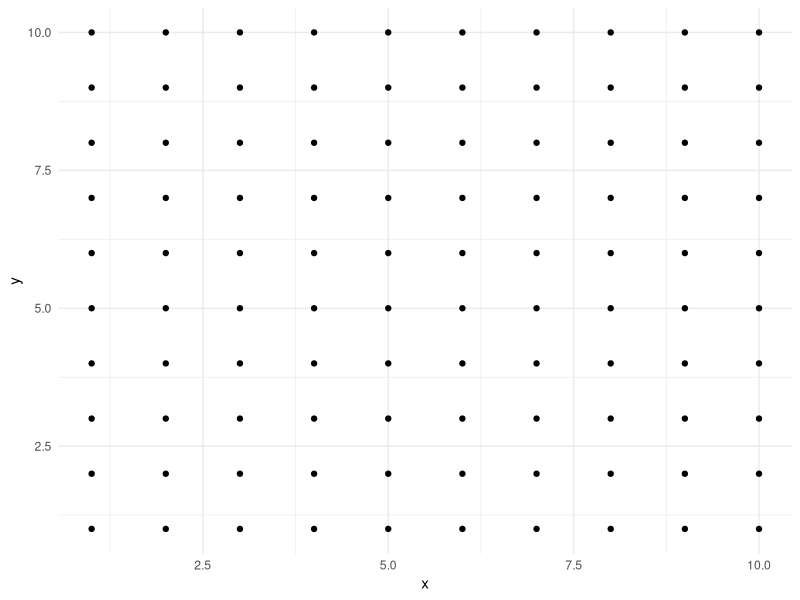
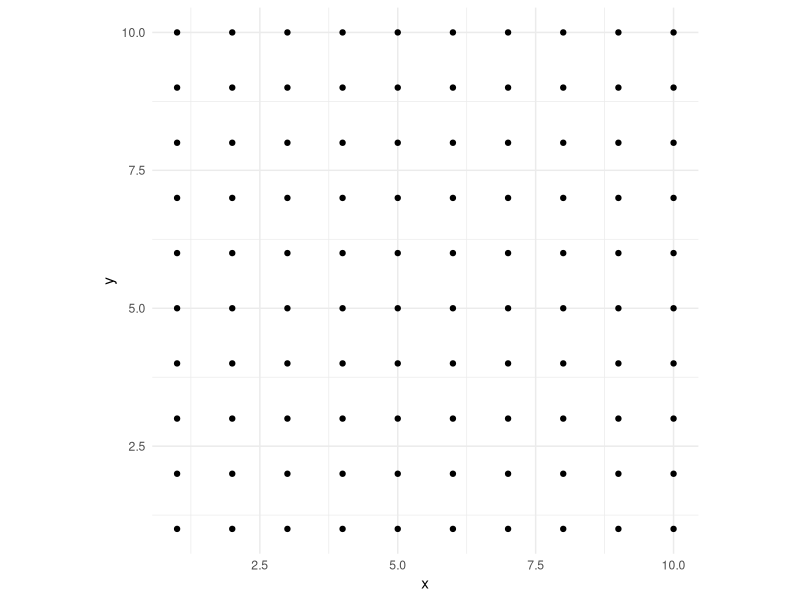
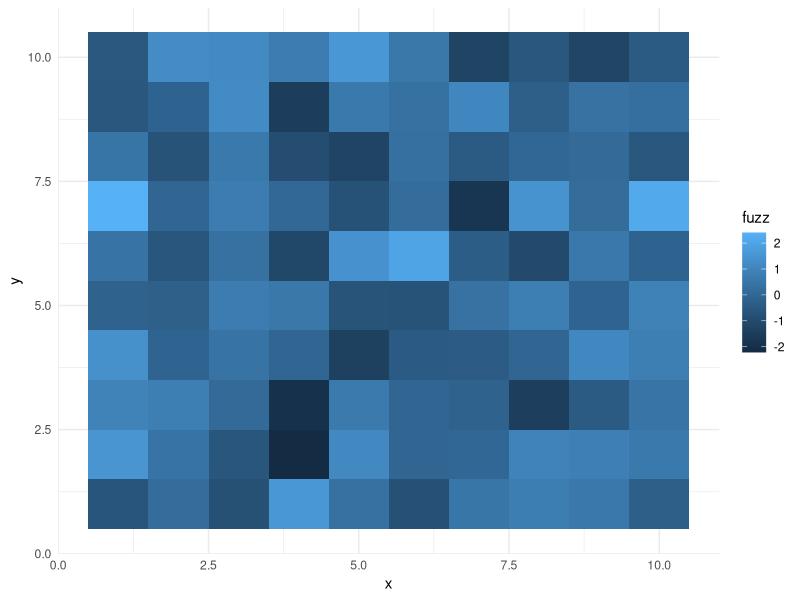
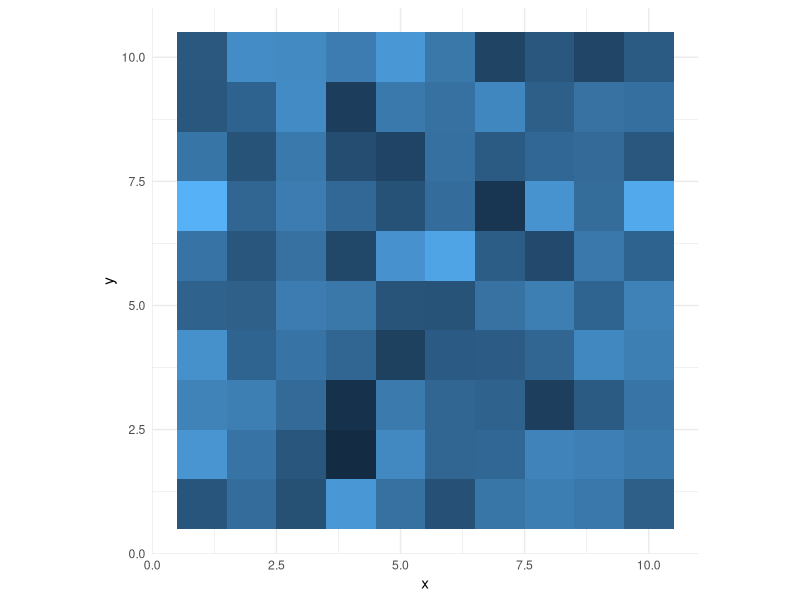
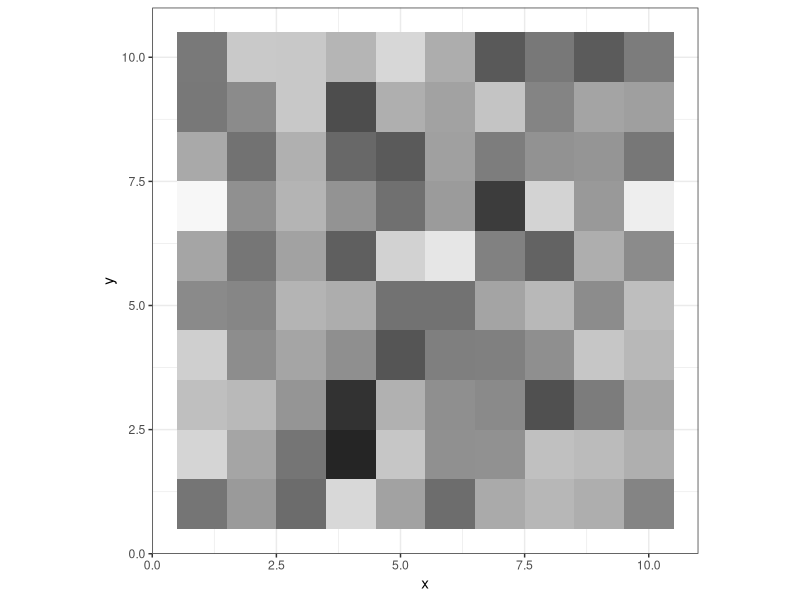
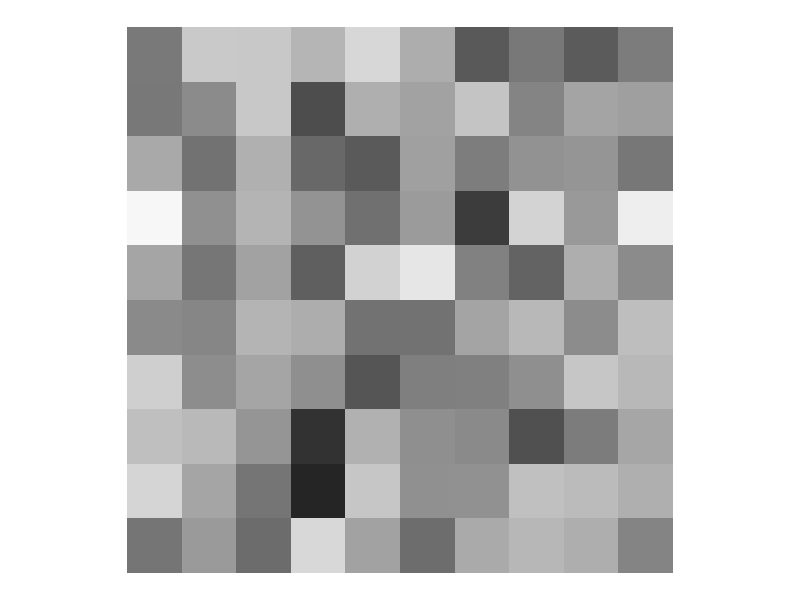
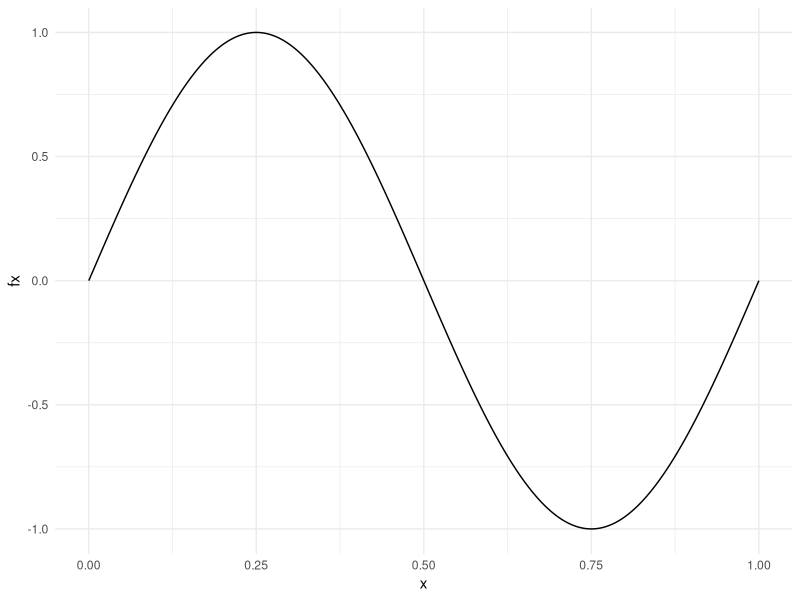
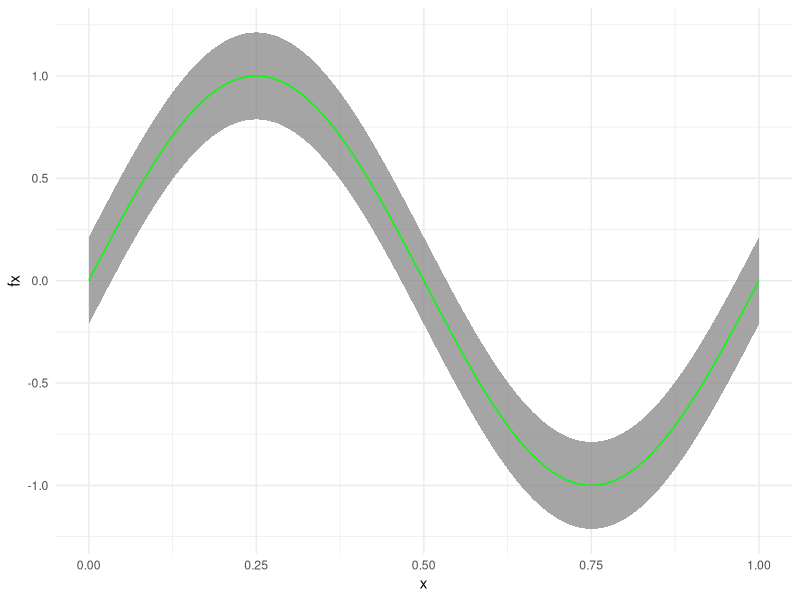

The R source for these figures, in order:
## ---- chunk 1
knitr::opts_chunk$set(echo = TRUE, fig.height = 3, fig.align='center')
## ---- chunk 2
library("tidyverse")

df <- expand.grid("x" = 1:10, "y" = 1:10) 
ggplot(df, aes(x, y)) +
  geom_point() +
  theme_minimal()
## ---- chunk 3
ggplot(df, aes(x, y)) +
  geom_point() +
  theme_minimal() +
  coord_equal()
## ---- chunk 4
set.seed(1)
fuzz <- rnorm(nrow(df))
ggplot(df, aes(x, y, fill = fuzz)) +
  theme_minimal() +
  geom_tile()
## ---- chunk 5
set.seed(1)
fuzz <- rnorm(nrow(df))
ggplot(df, aes(x, y, fill = fuzz)) +
  theme_minimal() +
  geom_tile() +
  theme(legend.position = "none") +
  coord_equal()
## ---- chunk 6
set.seed(1)
fuzz <- rnorm(nrow(df))
ggplot(df, aes(x, y, fill = fuzz)) +
  theme_bw() +
  geom_tile() +
  coord_equal() +
  theme(legend.position = "none") +
  scale_fill_distiller(palette = "Greys")
## ---- chunk 7
set.seed(1)
fuzz <- rnorm(nrow(df))
ggplot(df, aes(x, y, fill = fuzz)) +
  geom_tile() +
  coord_equal() +
  scale_fill_distiller(palette = "Greys") +
  ylab(NULL) +
  xlab(NULL) +
  theme_void() +
  theme(legend.position = "none")
## ---- chunk 8
x <- seq(0, 1, 1e-4)
fx <- sin(2*pi*x)
sine <- data.frame("x" = x, "y" = fx)
ggplot(sine, aes(x, fx)) +
  theme_minimal() +
  geom_line()
## ---- chunk 9
x <- seq(0, 1, 1e-4)
fx <- sin(2*pi*x)
sine <- data.frame("x" = x, "y" = fx)
ggplot(sine, aes(x, fx)) +
  theme_minimal() +
  geom_ribbon(aes(ymin = fx - 0.2125, ymax = fx + 0.2125), fill = "grey50", alpha = 0.7) +
  geom_line(color = "green")
## ---- chunk 10
x1 <- c(-1, -0.8, -0.3, 0.3, 0.8, 1)
decagon_top <- sqrt(1 - (x1)^2)
x2 <- c(1, 0.8, 0.3, -0.3, -0.8, -1)
decagon_bot <- -1*sqrt(1 - (x2)^2)
decagon <- data.frame(x = c(x1, x2), y = c(decagon_bot, decagon_top))
ggplot(decagon, aes(x, y)) +
  geom_point() +
  geom_path() +
  theme_minimal()

## ---- chunk 11
set.seed(1)
df <- data.frame(x = rnorm(1e3, mean = 3, sd = 2))
ggplot(df, aes(x)) +
  geom_density() +
  stat_function(fun = dnorm, args = list(mean = 3, sd = 2), color = "red") +
  geom_vline(xintercept = 8, color = "red", linetype = "twodash", size = 1) +
  theme_minimal()
## ---- chunk 12
A <- matrix(c(
  -1, 3, 1,
  -7, 9, 1,
  -2, 3, 4),
  nrow = 3, byrow = TRUE)
I <- matrix(c(
  1, 0, 0,
  0, 1, 0,
  0, 0, 1),
  nrow = 3, byrow = TRUE)

r <- eigen(A)
V <- r$vector
lam <- r$values
Lambda <- lam*I

V %*% Lambda %*% solve(V)
## ---- chunk 13
A <- matrix(c(
  10, 2, -6,
  2, 7, 0,
  -6, 0, 2),
  nrow = 3, byrow = TRUE)
I <- matrix(c(
  1, 0, 0,
  0, 1, 0,
  0, 0, 1),
  nrow = 3, byrow = TRUE)

r <- eigen(A)
V <- r$vector
lam <- r$values
Lambda <- lam*I

# V is orthogonal
zapsmall(crossprod(V))

zapsmall(V %*% Lambda %*% t(V))
## ---- chunk 14
A <- matrix(c(
  1, 5, 6,
  2, 6, 8,
  3, 7, 10,
  4, 8, 12),
  nrow = 4, byrow = TRUE)

s <- svd(A)
U <- s$u
D <- diag(s$d)
V <- s$v

U

zapsmall(D)

V

U %*% D %*% t(V)
